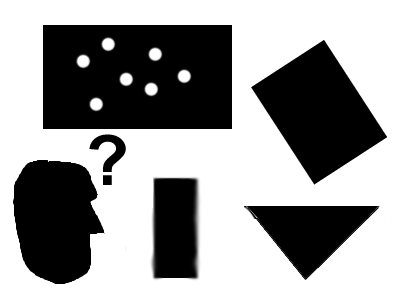
#> input picture opencv/sources/samples/data/pic1.png, 400 x 300 px, given in place of aero1.jpg, which was not available
$ python asift.py ../data/pic1.png
#> lines starting #> are read from the running program, lines starting #| are printed output that depends on the picture; after the words box and inside, x2 and y2 are one past the last pixel; in counts of white or black regions, pixels touching at a corner belong together; pictures that were not available may be replaced by others from this repository, and a replacement may not be noted
### opencv/sources/samples/python/find_obj.py
#!/usr/bin/env python

'''
Feature-based image matching sample.

Note, that you will need the https://github.com/opencv/opencv_contrib repo for SIFT and SURF

USAGE
  find_obj.py [--feature=<sift|surf|orb|akaze|brisk>[-flann]] [ <image1> <image2> ]

  --feature  - Feature to use. Can be sift, surf, orb or brisk. Append '-flann'
               to feature name to use Flann-based matcher instead bruteforce.

  Press left mouse button on a feature point to see its matching point.
'''

# Python 2/3 compatibility
from __future__ import print_function

import numpy as np
import cv2 as cv
from common import anorm, getsize

FLANN_INDEX_KDTREE = 1  # bug: flann enums are missing
FLANN_INDEX_LSH    = 6


def init_feature(name):
    chunks = name.split('-')
    if chunks[0] == 'sift':
        detector = cv.xfeatures2d.SIFT_create()
        norm = cv.NORM_L2
    elif chunks[0] == 'surf':
        detector = cv.xfeatures2d.SURF_create(800)
        norm = cv.NORM_L2
    elif chunks[0] == 'orb':
        detector = cv.ORB_create(400)
        norm = cv.NORM_HAMMING
    elif chunks[0] == 'akaze':
        detector = cv.AKAZE_create()
        norm = cv.NORM_HAMMING
    elif chunks[0] == 'brisk':
        detector = cv.BRISK_create()
        norm = cv.NORM_HAMMING
    else:
        return None, None
    if 'flann' in chunks:
        if norm == cv.NORM_L2:
            flann_params = dict(algorithm = FLANN_INDEX_KDTREE, trees = 5)
        else:
            flann_params= dict(algorithm = FLANN_INDEX_LSH,
                               table_number = 6, # 12
                               key_size = 12,     # 20
                               multi_probe_level = 1) #2
        matcher = cv.FlannBasedMatcher(flann_params, {})  # bug : need to pass empty dict (#1329)
    else:
        matcher = cv.BFMatcher(norm)
    return detector, matcher


def filter_matches(kp1, kp2, matches, ratio = 0.75):
    mkp1, mkp2 = [], []
    for m in matches:
        if len(m) == 2 and m[0].distance < m[1].distance * ratio:
            m = m[0]
            mkp1.append( kp1[m.queryIdx] )
            mkp2.append( kp2[m.trainIdx] )
    p1 = np.float32([kp.pt for kp in mkp1])
    p2 = np.float32([kp.pt for kp in mkp2])
    kp_pairs = zip(mkp1, mkp2)
    return p1, p2, list(kp_pairs)

def explore_match(win, img1, img2, kp_pairs, status = None, H = None):
    h1, w1 = img1.shape[:2]
    h2, w2 = img2.shape[:2]
    vis = np.zeros((max(h1, h2), w1+w2), np.uint8)
    vis[:h1, :w1] = img1
    vis[:h2, w1:w1+w2] = img2
    vis = cv.cvtColor(vis, cv.COLOR_GRAY2BGR)

    if H is not None:
        corners = np.float32([[0, 0], [w1, 0], [w1, h1], [0, h1]])
        corners = np.int32( cv.perspectiveTransform(corners.reshape(1, -1, 2), H).reshape(-1, 2) + (w1, 0) )
        cv.polylines(vis, [corners], True, (255, 255, 255))

    if status is None:
        status = np.ones(len(kp_pairs), np.bool_)
    p1, p2 = [], []  # python 2 / python 3 change of zip unpacking
    for kpp in kp_pairs:
        p1.append(np.int32(kpp[0].pt))
        p2.append(np.int32(np.array(kpp[1].pt) + [w1, 0]))

    green = (0, 255, 0)
    red = (0, 0, 255)
    kp_color = (51, 103, 236)
    for (x1, y1), (x2, y2), inlier in zip(p1, p2, status):
        if inlier:
            col = green
            cv.circle(vis, (x1, y1), 2, col, -1)
            cv.circle(vis, (x2, y2), 2, col, -1)
        else:
            col = red
            r = 2
            thickness = 3
            cv.line(vis, (x1-r, y1-r), (x1+r, y1+r), col, thickness)
            cv.line(vis, (x1-r, y1+r), (x1+r, y1-r), col, thickness)
            cv.line(vis, (x2-r, y2-r), (x2+r, y2+r), col, thickness)
            cv.line(vis, (x2-r, y2+r), (x2+r, y2-r), col, thickness)
    vis0 = vis.copy()
    for (x1, y1), (x2, y2), inlier in zip(p1, p2, status):
        if inlier:
            cv.line(vis, (x1, y1), (x2, y2), green)

    cv.imshow(win, vis)

    # [20 lines left out: function onmouse, not called in this run]
    cv.setMouseCallback(win, onmouse)
    return vis


# [51 lines that do not run on import are left out]

### opencv/sources/samples/python/common.py
#!/usr/bin/env python

'''
This module contains some common routines used by other samples.
'''

# Python 2/3 compatibility
from __future__ import print_function
import sys
PY3 = sys.version_info[0] == 3

if PY3:
    from functools import reduce

import numpy as np
import cv2 as cv

# built-in modules
import os
import itertools as it
from contextlib import contextmanager

image_extensions = ['.bmp', '.jpg', '.jpeg', '.png', '.tif', '.tiff', '.pbm', '.pgm', '.ppm']

class Bunch(object):
    def __init__(self, **kw):
        self.__dict__.update(kw)
    def __str__(self):
        return str(self.__dict__)

# [4 lines left out: function splitfn, not called in this run]

def anorm2(a):
    return (a*a).sum(-1)
def anorm(a):
    return np.sqrt( anorm2(a) )

# [44 lines left out: functions homotrans, to_rect, rect2rect_mtx, lookat, mtx2rvec, draw_str, not called in this run]

class Sketcher:
    # [8 lines left out: function __init__, not called in this run]

    def show(self):
        cv.imshow(self.windowname, self.dests[0])

    # [13 lines left out: function on_mouse, not called in this run]


# palette data from matplotlib/_cm.py
_jet_data =   {'red':   ((0., 0, 0), (0.35, 0, 0), (0.66, 1, 1), (0.89,1, 1),
                         (1, 0.5, 0.5)),
               'green': ((0., 0, 0), (0.125,0, 0), (0.375,1, 1), (0.64,1, 1),
                         (0.91,0,0), (1, 0, 0)),
               'blue':  ((0., 0.5, 0.5), (0.11, 1, 1), (0.34, 1, 1), (0.65,0, 0),
                         (1, 0, 0))}

cmap_data = { 'jet' : _jet_data }

# [14 lines left out: function make_cmap, not called in this run]

def nothing(*arg, **kw):
    pass

def clock():
    return cv.getTickCount() / cv.getTickFrequency()

@contextmanager
def Timer(msg):
    print(msg, '...',)
    start = clock()
    try:
        yield
    finally:
        print("%.2f ms" % ((clock()-start)*1000))

class StatValue:
    def __init__(self, smooth_coef = 0.5):
        self.value = None
        self.smooth_coef = smooth_coef
    # [6 lines left out: function update, not called in this run]

class RectSelector:
    # [31 lines left out: functions __init__, onmouse, draw, not called in this run]
    @property
    def dragging(self):
        return self.drag_rect is not None


# [24 lines left out: functions grouper, mosaic, not called in this run]

def getsize(img):
    h, w = img.shape[:2]
    return w, h

def mdot(*args):
    return reduce(np.dot, args)

# [4 lines left out: function draw_keypoints, not called in this run]

### opencv/sources/samples/python/asift.py
#!/usr/bin/env python

'''
Affine invariant feature-based image matching sample.

This sample is similar to find_obj.py, but uses the affine transformation
space sampling technique, called ASIFT [1]. While the original implementation
is based on SIFT, you can try to use SURF or ORB detectors instead. Homography RANSAC
is used to reject outliers. Threading is used for faster affine sampling.

[1] http://www.ipol.im/pub/algo/my_affine_sift/

USAGE
  asift.py [--feature=<sift|surf|orb|brisk>[-flann]] [ <image1> <image2> ]

  --feature  - Feature to use. Can be sift, surf, orb or brisk. Append '-flann'
               to feature name to use Flann-based matcher instead bruteforce.

  Press left mouse button on a feature point to see its matching point.
'''

# Python 2/3 compatibility
from __future__ import print_function

import numpy as np
import cv2 as cv

# built-in modules
import itertools as it
from multiprocessing.pool import ThreadPool

# local modules
from common import Timer
from find_obj import init_feature, filter_matches, explore_match


def affine_skew(tilt, phi, img, mask=None):
    '''
    affine_skew(tilt, phi, img, mask=None) -> skew_img, skew_mask, Ai

    Ai - is an affine transform matrix from skew_img to img
    '''
    h, w = img.shape[:2]
    if mask is None:
        mask = np.zeros((h, w), np.uint8)
        mask[:] = 255
    A = np.float32([[1, 0, 0], [0, 1, 0]])
    if phi != 0.0:
        phi = np.deg2rad(phi)
        s, c = np.sin(phi), np.cos(phi)
        A = np.float32([[c,-s], [ s, c]])
        corners = [[0, 0], [w, 0], [w, h], [0, h]]
        tcorners = np.int32( np.dot(corners, A.T) )
        x, y, w, h = cv.boundingRect(tcorners.reshape(1,-1,2))
        A = np.hstack([A, [[-x], [-y]]])
        img = cv.warpAffine(img, A, (w, h), flags=cv.INTER_LINEAR, borderMode=cv.BORDER_REPLICATE)
    if tilt != 1.0:
        s = 0.8*np.sqrt(tilt*tilt-1)
        img = cv.GaussianBlur(img, (0, 0), sigmaX=s, sigmaY=0.01)
        img = cv.resize(img, (0, 0), fx=1.0/tilt, fy=1.0, interpolation=cv.INTER_NEAREST)
        A[0] /= tilt
    if phi != 0.0 or tilt != 1.0:
        h, w = img.shape[:2]
        mask = cv.warpAffine(mask, A, (w, h), flags=cv.INTER_NEAREST)
    Ai = cv.invertAffineTransform(A)
    return img, mask, Ai


def affine_detect(detector, img, mask=None, pool=None):
    '''
    affine_detect(detector, img, mask=None, pool=None) -> keypoints, descrs

    Apply a set of affine transormations to the image, detect keypoints and
    reproject them into initial image coordinates.
    See http://www.ipol.im/pub/algo/my_affine_sift/ for the details.

    ThreadPool object may be passed to speedup the computation.
    '''
    params = [(1.0, 0.0)]
    for t in 2**(0.5*np.arange(1,6)):
        for phi in np.arange(0, 180, 72.0 / t):
            params.append((t, phi))

    def f(p):
        t, phi = p
        timg, tmask, Ai = affine_skew(t, phi, img)
        keypoints, descrs = detector.detectAndCompute(timg, tmask)
        for kp in keypoints:
            x, y = kp.pt
            kp.pt = tuple( np.dot(Ai, (x, y, 1)) )
        if descrs is None:
            descrs = []
        return keypoints, descrs

    keypoints, descrs = [], []
    if pool is None:
        ires = it.imap(f, params)
    else:
        ires = pool.imap(f, params)

    for i, (k, d) in enumerate(ires):
        print('affine sampling: %d / %d\r' % (i+1, len(params)), end='')
        keypoints.extend(k)
        descrs.extend(d)

    print()
    return keypoints, np.array(descrs)

if __name__ == '__main__':
    print(__doc__)

    import sys, getopt
    opts, args = getopt.getopt(sys.argv[1:], '', ['feature='])
    opts = dict(opts)
    feature_name = opts.get('--feature', 'brisk-flann')
    try:
        fn1, fn2 = args
    except:
        fn1 = '../data/aero1.jpg'
        fn2 = '../data/aero3.jpg'

    img1 = cv.imread(fn1, 0)
#> img1: shape (300, 400); min 0, max 255, mean 154.1
    img2 = cv.imread(fn2, 0)
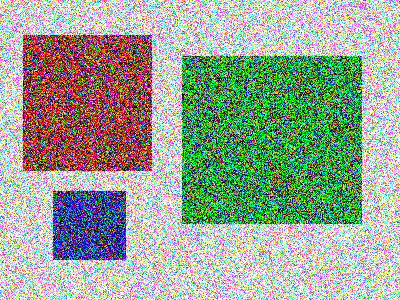
#> input picture opencv/sources/samples/data/pic2.png, 400 x 300 px, given in place of aero3.jpg, which was not available
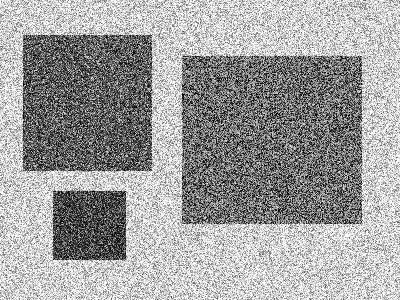
#> img2: shape (300, 400); min 0, max 255, mean 159.1
    detector, matcher = init_feature(feature_name)

    if img1 is None:
        print('Failed to load fn1:', fn1)
        sys.exit(1)

    if img2 is None:
        print('Failed to load fn2:', fn2)
        sys.exit(1)

    if detector is None:
        print('unknown feature:', feature_name)
        sys.exit(1)

    print('using', feature_name)

    pool=ThreadPool(processes = cv.getNumberOfCPUs())
    kp1, desc1 = affine_detect(detector, img1, pool=pool)
#> in f, `timg, tmask, Ai = affine_skew(t, phi, img)`: tmask: shape (300, 400); every value is 255
#> in f, `timg, tmask, Ai = affine_skew(t, phi, img)`: Ai = [[1, 0, 0], [0, 1, 0]]
#> in f, `keypoints, descrs = detector.detectAndCompute(timg, tmask)`: keypoints = 151 keypoints; strongest (x, y, size): (231, 25, 10.7), (231, 128, 10.7), (43, 25, 11.4), (103, 184, 11.4)
#> the loop in affine_detect, `for i, (k, d) in enumerate(ires):` made 43 passes
#> pass 1, in affine_skew (call 2), `img = cv.resize(img, (0, 0), fx=1.0/tilt, fy=1.0, interpolation=cv.INT..`:
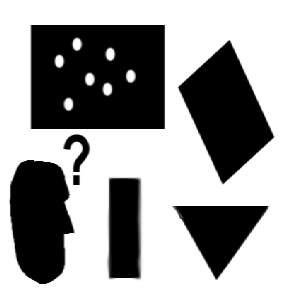
#> img: shape (300, 283); min 0, max 255, mean 154.1
#> after the loop in affine_detect, `for i, (k, d) in enumerate(ires):`: descrs = 3349 items; keypoints = 3349 keypoints; strongest (x, y, size): (231, 128, 10.7), (231, 25, 10.7), (43, 25, 11.4), (103, 184, 11.4)
#> kp1 has the same summary as keypoints in affine_detect
    kp2, desc2 = affine_detect(detector, img2, pool=pool)
#> in f (call 44), `keypoints, descrs = detector.detectAndCompute(timg, tmask)`: keypoints = 9164 keypoints; strongest (x, y, size): (52, 83, 9), (128, 120, 8.4), (341, 212, 8.4), (243, 190, 8.4)
#> the loop in affine_detect (call 2), `for i, (k, d) in enumerate(ires):` made 43 passes
#> pass 1, in affine_skew (call 45), `img = cv.resize(img, (0, 0), fx=1.0/tilt, fy=1.0, interpolation=cv.INT..`:
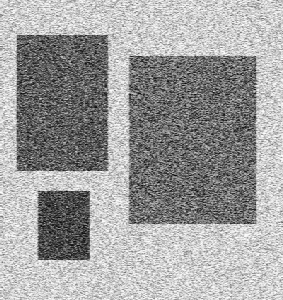
#> img: shape (300, 283); min 4, max 255, mean 159.2
#> pass 2, in affine_skew (call 46), `img = cv.warpAffine(img, A, (w, h), flags=cv.INTER_LINEAR, borderMode=..`:
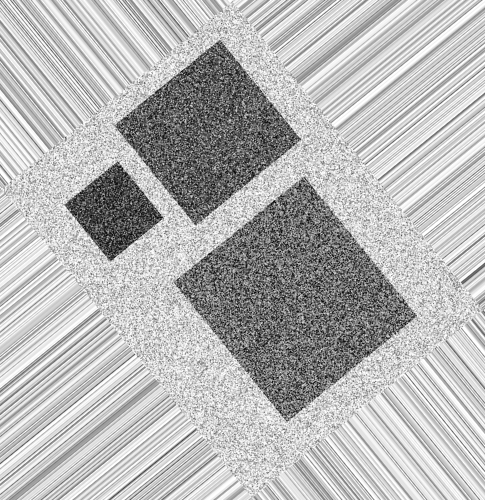
#> img: shape (500, 485); min 0, max 255, mean 183.1
    print('img1 - %d features, img2 - %d features' % (len(kp1), len(kp2)))
#| img1 - 3349 features, img2 - 34117 features

    def match_and_draw(win):
#> called with win = 'affine find_obj'
        with Timer('matching'):
            raw_matches = matcher.knnMatch(desc1, trainDescriptors = desc2, k = 2) #2
        p1, p2, kp_pairs = filter_matches(kp1, kp2, raw_matches)
        if len(p1) >= 4:
            H, status = cv.findHomography(p1, p2, cv.RANSAC, 5.0)
            print('%d / %d  inliers/matched' % (np.sum(status), len(status)))
#| 4 / 6  inliers/matched
            # do not draw outliers (there will be a lot of them)
            kp_pairs = [kpp for kpp, flag in zip(kp_pairs, status) if flag]
        else:
            H, status = None, None
            print('%d matches found, not enough for homography estimation' % len(p1))

        explore_match(win, img1, img2, kp_pairs, None, H)
#> in explore_match, `cv.polylines(vis, [corners], True, (255, 255, 255))`:
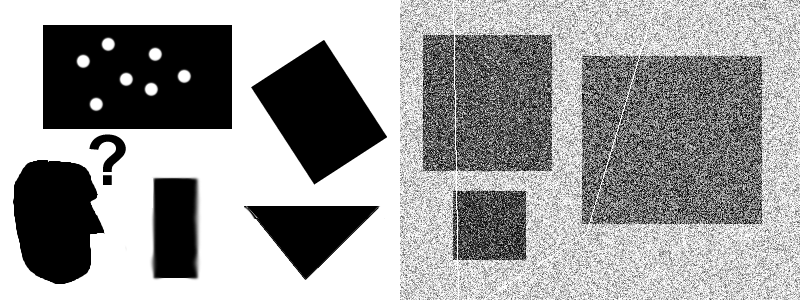
#> vis: shape (300, 800, 3); min 0, max 255, mean 156.9
#> the loop in explore_match, `for kpp in kp_pairs:` made 4 passes
#> kpp on passes 1, 2, 4: 2 keypoints; (x, y, size): (109, 44, 29.2), (106, 39, 12.9), 2 keypoints; (x, y, size): (122, 194, 28.8), (254, 86, 26.1), 2 keypoints; (x, y, size): (109, 170, 14.6), (189, 62, 12)
#> the loop in explore_match, `for (x1, y1), (x2, y2), inlier in zip(p1, p2, status):` made 4 passes
#> (x1, y1, x2, y2) on passes 1 to 4: (109, 44, 505, 39), (253, 86, 522, 193), (224, 121, 545, 165), (109, 169, 589, 61)
#> after the loop in explore_match, `for (x1, y1), (x2, y2), inlier in zip(p1, p2, status):`: vis: shape (300, 800, 3); 0.04% of pixels changed, all inside (x1, y1, x2, y2) = (107, 37, 592, 196)
#> after the loop in explore_match, `for (x1, y1), (x2, y2), inlier in zip(p1, p2, status):`:
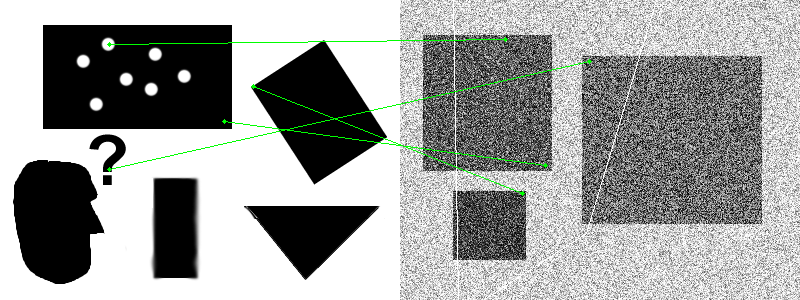
#> vis: shape (300, 800, 3); mean B, G, R 156.1, 157.8, 156.1


    match_and_draw('affine find_obj')
    cv.waitKey()
    cv.destroyAllWindows()
